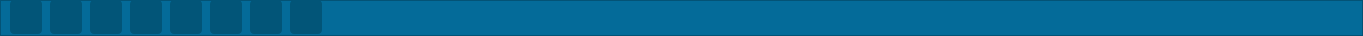
          <widget class="QFrame" name="bar_cb_pg">
           <property name="enabled">
            <bool>true</bool>
           </property>
           <property name="geometry">
            <rect>
             <x>0</x>
             <y>0</y>
             <width>1363</width>
             <height>36</height>
            </rect>
           </property>
           <property name="maximumSize">
            <size>
             <width>16777215</width>
             <height>36</height>
            </size>
           </property>
           <property name="styleSheet">
            <string notr="true">/**background-color: rgb(213, 244, 230);**/background-color: rgb(4, 107, 153);
</string>
           </property>
           <property name="frameShape">
            <enum>QFrame::StyledPanel</enum>
           </property>
           <property name="frameShadow">
            <enum>QFrame::Raised</enum>
           </property>
           <widget class="QPushButton" name="btn_abrir">
            <property name="geometry">
             <rect>
              <x>50</x>
              <y>0</y>
              <width>32</width>
              <height>34</height>
             </rect>
            </property>
            <property name="cursor">
             <cursorShape>PointingHandCursor</cursorShape>
            </property>
            <property name="toolTip">
             <string>Abrir</string>
            </property>
            <property name="styleSheet">
             <string notr="true">QPushButton{
/* Color de fondo*/
/**background-color: rgb(213, 244, 230);**/
	background-color: rgb(2, 85, 120);

font: 75 12pt &quot;Bell MT&quot;;
border-radius : 4px;
/**border : 2px solid  rgb(240, 240, 240);**/

}

/* Cambia color al estar sobre*/
QPushButton:hover{
	
	background-color: rgb(0, 207, 255);
}
/* Cambia color al dar click*/
QPushButton:pressed{

background-color:rgb(173, 238, 236);

}


</string>
            </property>
            <property name="text">
             <string/>
            </property>
            <property name="icon">
             <iconset>
              <normaloff>resource/Abrir.ico</normaloff>resource/Abrir.ico</iconset>
            </property>
            <property name="iconSize">
             <size>
              <width>20</width>
              <height>20</height>
             </size>
            </property>
           </widget>
           <widget class="QPushButton" name="btn_guardar">
            <property name="geometry">
             <rect>
              <x>90</x>
              <y>0</y>
              <width>32</width>
              <height>34</height>
             </rect>
            </property>
            <property name="cursor">
             <cursorShape>PointingHandCursor</cursorShape>
            </property>
            <property name="toolTip">
             <string>Guardar</string>
            </property>
            <property name="styleSheet">
             <string notr="true">QPushButton{
/* Color de fondo*/
/**background-color: rgb(213, 244, 230);**/
	background-color: rgb(2, 85, 120);

font: 75 12pt &quot;Bell MT&quot;;
border-radius : 4px;
/**border : 2px solid  rgb(240, 240, 240);**/

}

/* Cambia color al estar sobre*/
QPushButton:hover{
	
	background-color: rgb(0, 207, 255);
}
/* Cambia color al dar click*/
QPushButton:pressed{

background-color:rgb(173, 238, 236);

}


</string>
            </property>
            <property name="text">
             <string/>
            </property>
            <property name="icon">
             <iconset>
              <normaloff>resource/Guardar.ico</normaloff>resource/Guardar.ico</iconset>
            </property>
            <property name="iconSize">
             <size>
              <width>20</width>
              <height>20</height>
             </size>
            </property>
           </widget>
           <widget class="QPushButton" name="btn_inicio">
            <property name="geometry">
             <rect>
              <x>130</x>
              <y>0</y>
              <width>32</width>
              <height>34</height>
             </rect>
            </property>
            <property name="cursor">
             <cursorShape>PointingHandCursor</cursorShape>
            </property>
            <property name="toolTip">
             <string>Inicio</string>
            </property>
            <property name="styleSheet">
             <string notr="true">QPushButton{
/* Color de fondo*/
/**background-color: rgb(213, 244, 230);**/
	background-color: rgb(2, 85, 120);

font: 75 12pt &quot;Bell MT&quot;;
border-radius : 4px;
/**border : 2px solid  rgb(240, 240, 240);**/

}

/* Cambia color al estar sobre*/
QPushButton:hover{
	
	background-color: rgb(0, 207, 255);
}
/* Cambia color al dar click*/
QPushButton:pressed{

background-color:rgb(173, 238, 236);

}


</string>
            </property>
            <property name="text">
             <string/>
            </property>
            <property name="icon">
             <iconset>
              <normaloff>resource/I.ico</normaloff>resource/I.ico</iconset>
            </property>
            <property name="iconSize">
             <size>
              <width>20</width>
              <height>20</height>
             </size>
            </property>
           </widget>
           <widget class="QPushButton" name="btn_matrices">
            <property name="geometry">
             <rect>
              <x>170</x>
              <y>0</y>
              <width>32</width>
              <height>34</height>
             </rect>
            </property>
            <property name="cursor">
             <cursorShape>PointingHandCursor</cursorShape>
            </property>
            <property name="toolTip">
             <string>Matrices de rigidez</string>
            </property>
            <property name="styleSheet">
             <string notr="true">QPushButton{
/* Color de fondo*/
/**background-color: rgb(213, 244, 230);**/
	background-color: rgb(2, 85, 120);

font: 75 12pt &quot;Bell MT&quot;;
border-radius : 4px;
/**border : 2px solid  rgb(240, 240, 240);**/

}

/* Cambia color al estar sobre*/
QPushButton:hover{
	background-color: rgb(0, 207, 255);
}
/* Cambia color al dar click*/
QPushButton:pressed{

background-color:rgb(173, 238, 236);

}


</string>
            </property>
            <property name="text">
             <string/>
            </property>
            <property name="icon">
             <iconset>
              <normaloff>resource/K.ico</normaloff>resource/K.ico</iconset>
            </property>
            <property name="iconSize">
             <size>
              <width>20</width>
              <height>20</height>
             </size>
            </property>
           </widget>
           <widget class="QPushButton" name="btn_delta_fuerza">
            <property name="geometry">
             <rect>
              <x>210</x>
              <y>0</y>
              <width>32</width>
              <height>34</height>
             </rect>
            </property>
            <property name="font">
             <font>
              <family>Bell MT</family>
              <pointsize>12</pointsize>
              <weight>9</weight>
              <italic>false</italic>
              <bold>false</bold>
             </font>
            </property>
            <property name="cursor">
             <cursorShape>PointingHandCursor</cursorShape>
            </property>
            <property name="mouseTracking">
             <bool>true</bool>
            </property>
            <property name="toolTip">
             <string>Exportar a Excel</string>
            </property>
            <property name="accessibleName">
             <string extracomment="Exportar a Excel"/>
            </property>
            <property name="accessibleDescription">
             <string/>
            </property>
            <property name="styleSheet">
             <string notr="true">QPushButton{
/* Color de fondo*/
/**background-color: rgb(213, 244, 230);**/
	background-color: rgb(2, 85, 120);

font: 75 12pt &quot;Bell MT&quot;;
border-radius : 4px;
/**border : 2px solid  rgb(240, 240, 240);**/

}

/* Cambia color al estar sobre*/
QPushButton:hover{
	
	background-color: rgb(0, 207, 255);
}
/* Cambia color al dar click*/
QPushButton:pressed{

background-color:rgb(173, 238, 236);

}


</string>
            </property>
            <property name="text">
             <string/>
            </property>
            <property name="icon">
             <iconset>
              <normaloff>resource/Delta-F.png</normaloff>resource/Delta-F.png</iconset>
            </property>
            <property name="iconSize">
             <size>
              <width>23</width>
              <height>23</height>
             </size>
            </property>
            <property name="checkable">
             <bool>false</bool>
            </property>
            <property name="checked">
             <bool>false</bool>
            </property>
           </widget>
           <widget class="QPushButton" name="btn_fuerzas">
            <property name="geometry">
             <rect>
              <x>250</x>
              <y>0</y>
              <width>32</width>
              <height>34</height>
             </rect>
            </property>
            <property name="cursor">
             <cursorShape>PointingHandCursor</cursorShape>
            </property>
            <property name="toolTip">
             <string>Fuerzas Internas</string>
            </property>
            <property name="styleSheet">
             <string notr="true">QPushButton{
/* Color de fondo*/
/**background-color: rgb(213, 244, 230);**/
	background-color: rgb(2, 85, 120);

font: 75 12pt &quot;Bell MT&quot;;
border-radius : 4px;
/**border : 2px solid  rgb(240, 240, 240);**/

}

/* Cambia color al estar sobre*/
QPushButton:hover{
	
	background-color: rgb(0, 207, 255);
}
/* Cambia color al dar click*/
QPushButton:pressed{

background-color:rgb(173, 238, 236);

}


</string>
            </property>
            <property name="text">
             <string/>
            </property>
            <property name="icon">
             <iconset>
              <normaloff>resource/F.ico</normaloff>resource/F.ico</iconset>
            </property>
            <property name="iconSize">
             <size>
              <width>20</width>
              <height>20</height>
             </size>
            </property>
           </widget>
           <widget class="QPushButton" name="btn_deformada">
            <property name="geometry">
             <rect>
              <x>290</x>
              <y>0</y>
              <width>32</width>
              <height>34</height>
             </rect>
            </property>
            <property name="cursor">
             <cursorShape>PointingHandCursor</cursorShape>
            </property>
            <property name="mouseTracking">
             <bool>false</bool>
            </property>
            <property name="toolTip">
             <string>Deformada</string>
            </property>
            <property name="styleSheet">
             <string notr="true">QPushButton{
/* Color de fondo*/
/**background-color: rgb(213, 244, 230);**/
	background-color: rgb(2, 85, 120);

font: 75 12pt &quot;Bell MT&quot;;
border-radius : 4px;
/**border : 2px solid  rgb(240, 240, 240);**/

}

/* Cambia color al estar sobre*/
QPushButton:hover{
	
	background-color: rgb(0, 207, 255);
}
/* Cambia color al dar click*/
QPushButton:pressed{

background-color:rgb(173, 238, 236);

}


</string>
            </property>
            <property name="text">
             <string/>
            </property>
            <property name="icon">
             <iconset>
              <normaloff>resource/D.ico</normaloff>resource/D.ico</iconset>
            </property>
            <property name="iconSize">
             <size>
              <width>30</width>
              <height>20</height>
             </size>
            </property>
            <property name="checkable">
             <bool>false</bool>
            </property>
            <property name="checked">
             <bool>false</bool>
            </property>
            <property name="autoDefault">
             <bool>false</bool>
            </property>
           </widget>
           <widget class="QPushButton" name="btn_nuevo">
            <property name="geometry">
             <rect>
              <x>10</x>
              <y>0</y>
              <width>32</width>
              <height>34</height>
             </rect>
            </property>
            <property name="cursor">
             <cursorShape>PointingHandCursor</cursorShape>
            </property>
            <property name="toolTip">
             <string>Nuevo</string>
            </property>
            <property name="whatsThis">
             <string>Nuevo</string>
            </property>
            <property name="styleSheet">
             <string notr="true">QPushButton{
/* Color de fondo*/
/**background-color: rgb(213, 244, 230);**/
	background-color: rgb(2, 85, 120);

font: 75 12pt &quot;Bell MT&quot;;
border-radius : 4px;
/**border : 2px solid  rgb(240, 240, 240);**/

}

/* Cambia color al estar sobre*/
QPushButton:hover{
	
	background-color: rgb(0, 207, 255);
}
/* Cambia color al dar click*/
QPushButton:pressed{

background-color:rgb(173, 238, 236);

}


</string>
            </property>
            <property name="text">
             <string/>
            </property>
            <property name="icon">
             <iconset>
              <normaloff>resource/Nuevo.ico</normaloff>resource/Nuevo.ico</iconset>
            </property>
            <property name="iconSize">
             <size>
              <width>20</width>
              <height>20</height>
             </size>
            </property>
           </widget>
          </widget>
